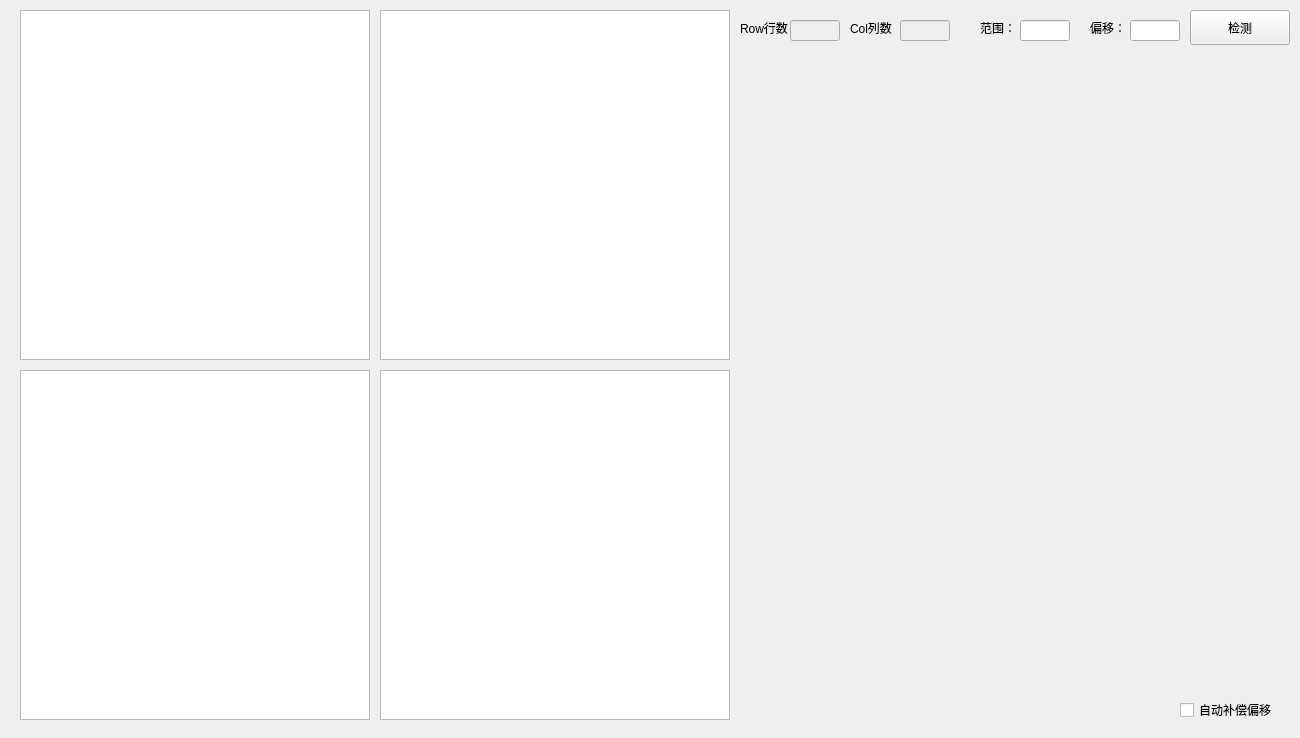
<?xml version="1.0" encoding="UTF-8"?>
<ui version="4.0">
 <class>Inspect3DProfileWidget</class>
 <widget class="QWidget" name="Inspect3DProfileWidget">
  <property name="geometry">
   <rect>
    <x>0</x>
    <y>0</y>
    <width>1300</width>
    <height>738</height>
   </rect>
  </property>
  <property name="windowTitle">
   <string>Inspect3DProfileWidget</string>
  </property>
  <widget class="QGraphicsView" name="graphicsView_dlp1">
   <property name="geometry">
    <rect>
     <x>20</x>
     <y>10</y>
     <width>350</width>
     <height>350</height>
    </rect>
   </property>
  </widget>
  <widget class="QDockWidget" name="dockWidget_profChartRow">
   <property name="geometry">
    <rect>
     <x>740</x>
     <y>50</y>
     <width>550</width>
     <height>300</height>
    </rect>
   </property>
   <property name="features">
    <set>QDockWidget::NoDockWidgetFeatures</set>
   </property>
   <property name="allowedAreas">
    <set>Qt::NoDockWidgetArea</set>
   </property>
   <property name="windowTitle">
    <string/>
   </property>
   <widget class="QWidget" name="dockWidgetContents"/>
  </widget>
  <widget class="QLabel" name="label">
   <property name="geometry">
    <rect>
     <x>740</x>
     <y>20</y>
     <width>72</width>
     <height>15</height>
    </rect>
   </property>
   <property name="text">
    <string>Row行数</string>
   </property>
  </widget>
  <widget class="QLineEdit" name="lineEdit_row">
   <property name="enabled">
    <bool>false</bool>
   </property>
   <property name="geometry">
    <rect>
     <x>790</x>
     <y>20</y>
     <width>50</width>
     <height>21</height>
    </rect>
   </property>
  </widget>
  <widget class="QLineEdit" name="lineEdit_col">
   <property name="enabled">
    <bool>false</bool>
   </property>
   <property name="geometry">
    <rect>
     <x>900</x>
     <y>20</y>
     <width>50</width>
     <height>21</height>
    </rect>
   </property>
  </widget>
  <widget class="QLabel" name="label_2">
   <property name="geometry">
    <rect>
     <x>850</x>
     <y>20</y>
     <width>72</width>
     <height>15</height>
    </rect>
   </property>
   <property name="text">
    <string>Col列数</string>
   </property>
  </widget>
  <widget class="QPushButton" name="pushButton_inspect">
   <property name="geometry">
    <rect>
     <x>1190</x>
     <y>10</y>
     <width>100</width>
     <height>35</height>
    </rect>
   </property>
   <property name="text">
    <string>检测</string>
   </property>
  </widget>
  <widget class="QGraphicsView" name="graphicsView_dlp4">
   <property name="geometry">
    <rect>
     <x>380</x>
     <y>10</y>
     <width>350</width>
     <height>350</height>
    </rect>
   </property>
  </widget>
  <widget class="QGraphicsView" name="graphicsView_dlp3">
   <property name="geometry">
    <rect>
     <x>380</x>
     <y>370</y>
     <width>350</width>
     <height>350</height>
    </rect>
   </property>
  </widget>
  <widget class="QGraphicsView" name="graphicsView_dlp2">
   <property name="geometry">
    <rect>
     <x>20</x>
     <y>370</y>
     <width>350</width>
     <height>350</height>
    </rect>
   </property>
  </widget>
  <widget class="QDockWidget" name="dockWidget_profChartCol">
   <property name="geometry">
    <rect>
     <x>740</x>
     <y>380</y>
     <width>550</width>
     <height>300</height>
    </rect>
   </property>
   <property name="features">
    <set>QDockWidget::NoDockWidgetFeatures</set>
   </property>
   <property name="allowedAreas">
    <set>Qt::NoDockWidgetArea</set>
   </property>
   <property name="windowTitle">
    <string/>
   </property>
   <widget class="QWidget" name="dockWidgetContents_2"/>
  </widget>
  <widget class="QLineEdit" name="lineEdit_offset">
   <property name="enabled">
    <bool>true</bool>
   </property>
   <property name="geometry">
    <rect>
     <x>1130</x>
     <y>20</y>
     <width>50</width>
     <height>21</height>
    </rect>
   </property>
  </widget>
  <widget class="QLineEdit" name="lineEdit_range">
   <property name="enabled">
    <bool>true</bool>
   </property>
   <property name="geometry">
    <rect>
     <x>1020</x>
     <y>20</y>
     <width>50</width>
     <height>21</height>
    </rect>
   </property>
  </widget>
  <widget class="QLabel" name="label_3">
   <property name="geometry">
    <rect>
     <x>1090</x>
     <y>20</y>
     <width>31</width>
     <height>16</height>
    </rect>
   </property>
   <property name="text">
    <string>偏移：</string>
   </property>
  </widget>
  <widget class="QLabel" name="label_4">
   <property name="geometry">
    <rect>
     <x>980</x>
     <y>20</y>
     <width>41</width>
     <height>16</height>
    </rect>
   </property>
   <property name="text">
    <string>范围：</string>
   </property>
  </widget>
  <widget class="QCheckBox" name="checkBoxAutoCompOffset">
   <property name="geometry">
    <rect>
     <x>1180</x>
     <y>700</y>
     <width>101</width>
     <height>20</height>
    </rect>
   </property>
   <property name="text">
    <string>自动补偿偏移</string>
   </property>
  </widget>
 </widget>
 <layoutdefault spacing="6" margin="11"/>
 <resources/>
 <connections/>
</ui>
